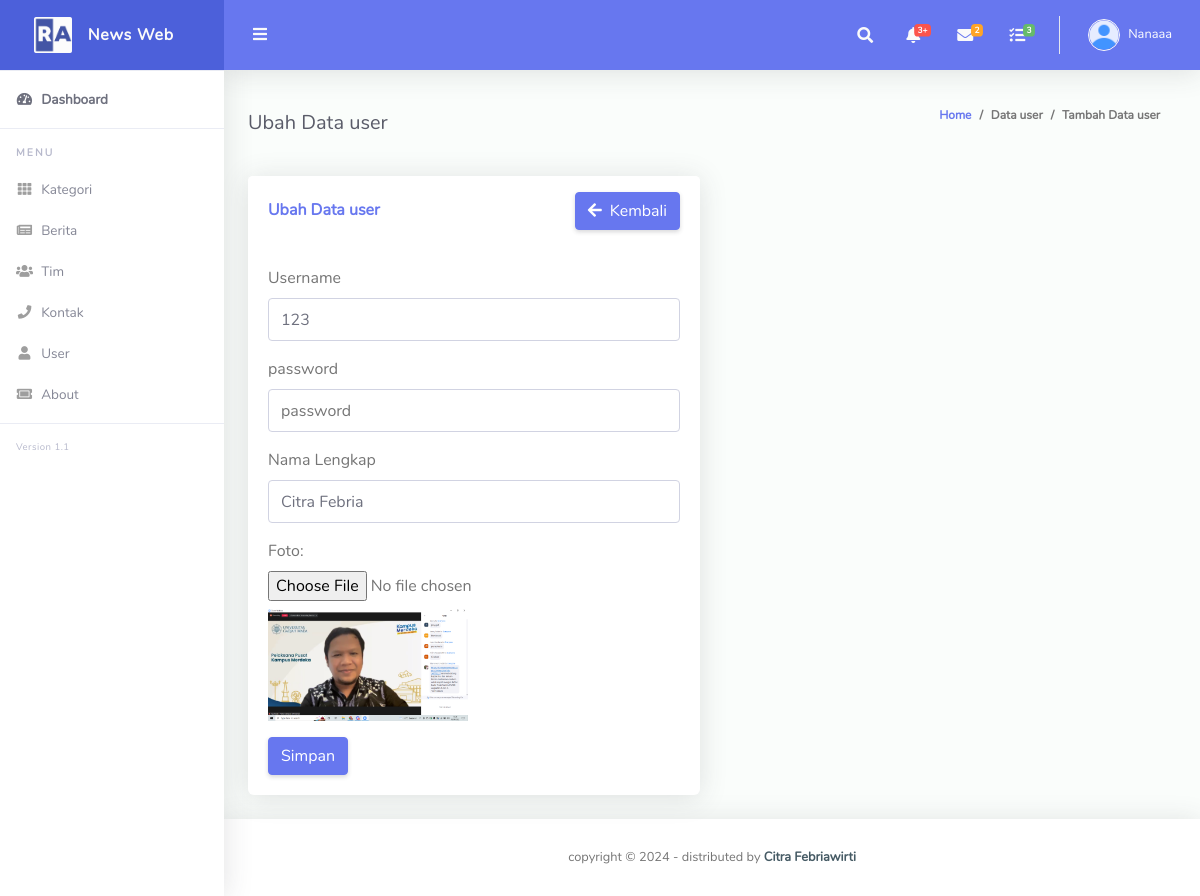
The app's page /admin/?page=user/ubah&id_user=6 (signed in) with its own data.
### tables this page shows
CREATE TABLE `user` (
  `id_user` int(11) NOT NULL,
  `username` varchar(255) NOT NULL,
  `password` varchar(255) NOT NULL,
  `nama_lengkap` varchar(100) NOT NULL,
  `foto` varchar(255) NOT NULL
);

### admin/index.php (called while the page is built, shortened)
<?php
include "layout/header.php";
include "content.php";
include "layout/footer.php";
?>

### admin/user/ubah.php (the view, shortened to what this page needs)
<?php
$id_user = $_GET['id_user'];
$ubah = mysqli_query($koneksi, "SELECT * FROM user WHERE id_user='$id_user'");
$data = mysqli_fetch_array($ubah);
?>
<div class="container-fluid" id="container-wrapper">
    <div class="d-sm-flex align-items-center justify-content-between mb-4">
        <h5 class=" mb-0 text-gray-800">Ubah Data user</h5>
        <ol class="breadcrumb">
            <li class="breadcrumb-item"><a href="./">Home</a></li>
            <li class="breadcrumb-item">Data user</li>
            <li class="breadcrumb-item active" aria-current="page">Tambah Data user</li>
        </ol>
    </div>
    <div class="row">
        <div class="col-lg-6">
            <div class="card mb-4">
                <div class="card-header py-3 d-flex flex-row align-items-center justify-content-between">
                    <h6 class="m-0 font-weight-bold text-primary">Ubah Data user</h6>
                    <a href="?page=user/index" class="btn btn-primary"><i class="fas fa-arrow-left mr-2"></i>Kembali</a>
                </div>
                <div class="card-body">
                    <form method="POST" action="user/proses_ubah.php" enctype="multipart/form-data">
                        <div class="box-body">
                            <div class="form-group">
                                <label for="username">Username</label>
                                <input type="text" name="username" id="username" class="form-control"
                                    placeholder="Username" value="<?= $data['username']; ?>" required>
                            </div>
                            <div class="form-group">
                                <label for="password">password</label>
                                <input type="text" name="password" id="password" class="form-control"
                                    placeholder="password" value="<?= $data['password']; ?>" required>
                            </div>
                            <div class="form-group">
                                <label for="nama_lengkap">Nama Lengkap</label>
                                <input type="text" name="nama_lengkap" id="nama_lengkap" class="form-control"
                                    placeholder="nama_lengkap" value="<?= $data['nama_lengkap']; ?>" required>
                            </div>
                            <div class="form-group">
                                <label for="foto">Foto:</label>
                                <input type="file" name="foto" id="foto" class="form-control-file">
                                <?php if ($data['foto']): ?>
                                <img src="user/gambar_user/<?= $data['foto']?>" alt="Foto Lama" class="img-fluid mt-2"
                                    style="max-width: 200px;">
                                <?php endif; ?>
                            </div>
                            <div class="box-footer">
                                <button type="submit" class="btn btn-primary" title="Simpan Data">
                                    Simpan
                                </button>
                            </div>
                        </div>
                    </form>
                </div>
            </div>
        </div>
    </div>
</div>

### records on screen
user: username "123", nama_lengkap "Citra Febria", foto (picture)

### other values on screen
$_SESSION['nama_lengkap'] "Nanaaa"
